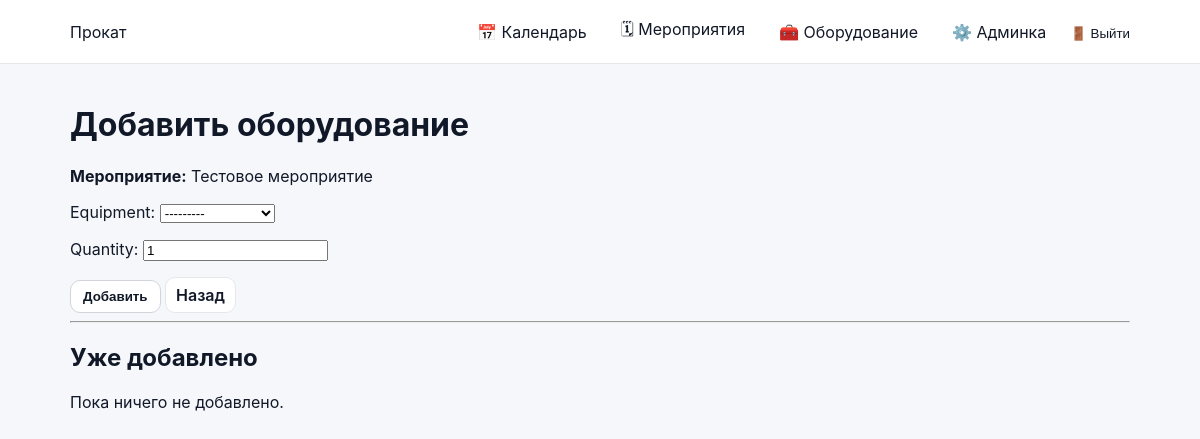
The app's page /events/1/equipment/add/ (signed in), older data.
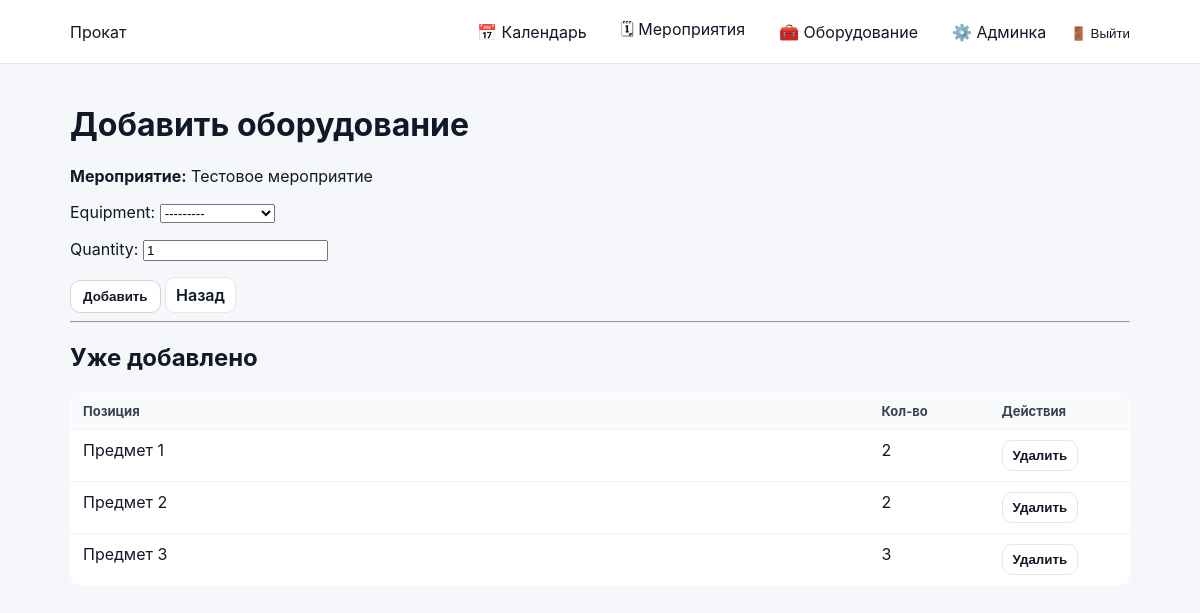
The same page, newer data.
### events/models.py (models this page shows, shortened)
class EventEquipment(models.Model):
    event = models.ForeignKey(
        Event,
        on_delete=models.CASCADE,
        related_name='equipment_items'
    )
    equipment = models.ForeignKey(
        Equipment,
        on_delete=models.PROTECT,
        related_name='event_items'
    )
    quantity = models.PositiveIntegerField()
    class Meta:
        unique_together = ('event', 'equipment')

### inventory/models.py (models this page shows, shortened)
class Equipment(models.Model):
    STATUS_CHOICES = (
        ('available', 'Доступно'),
        ('rented', 'В прокате'),
        ('broken', 'Неисправно'),
    )
    name = models.CharField(max_length=200)
    category = models.ForeignKey(
        EquipmentCategory,
        on_delete=models.PROTECT,
        related_name='equipment'
    )
    serial_number = models.CharField(max_length=100, blank=True, null=True)
    quantity_total = models.PositiveIntegerField()
    location = models.CharField(max_length=200, blank=True)
    status = models.CharField(max_length=20, choices=STATUS_CHOICES, default='available')
    notes = models.TextField(blank=True)
    def __str__(self):
        return f"{self.name} ({self.quantity_total})"

### events/views.py (the view)
# urls.py: path('events/<int:event_id>/equipment/add/', event_equipment_add_view, name='event_equipment_add'),
@login_required
def event_equipment_add_view(request, event_id):
    event = get_object_or_404(Event, id=event_id)
    if not user_can_edit_event_equipment(request.user):
        return HttpResponseForbidden("Недостаточно прав")
    if request.method == "POST":
        form = EventEquipmentForm(request.POST, event=event)
        form.instance.event = event
        if form.is_valid():
            eq = form.cleaned_data["equipment"]
            qty = int(form.cleaned_data["quantity"])
            item, created = EventEquipment.objects.get_or_create(
                event=event,
                equipment=eq,
                defaults={"quantity": qty},
            )
            if not created:
                item.quantity = item.quantity + qty
                item.save(update_fields=["quantity"])
            return redirect("event_detail", event_id=event.id)
    else:
        form = EventEquipmentForm(event=event)
        form.instance.event = event
    equipment_items = (
        EventEquipment.objects
        .filter(event=event)
        .select_related("equipment")
        .order_by("equipment__name")
    )
    return render(
        request,
        "events/event_equipment_add.html",
        {
            "event": event,
            "form": form,
            "equipment_items": equipment_items,
        },
    )

### events/forms.py
class EventEquipmentForm(forms.ModelForm):
    class Meta:
        model = EventEquipment
        fields = ["equipment", "quantity"]
    def __init__(self, *args, **kwargs):
        self.event = kwargs.pop("event", None)  # <-- ключевая строка (чинит ошибку)
        super().__init__(*args, **kwargs)
        self.fields["equipment"].queryset = Equipment.objects.all().order_by("name")
        self.fields["quantity"].min_value = 0
        self.fields["quantity"].initial = 1

### accounts/context_processors.py (called while the page is built)
def authz_flags(request):
    user = getattr(request, "user", None)
    return {
        "is_manager": is_manager(user),
        "is_senior_engineer": is_senior_engineer(user),
        "is_engineer": is_engineer(user),
        "can_manage_staff": can_manage_staff(user),
        "can_edit_event_card": can_edit_event_card(user),
        "can_edit_event_equipment": can_edit_event_equipment(user),
        "can_edit_inventory": can_edit_inventory(user),
    }

### accounts/permissions.py (called while the page is built)
def is_super(user) -> bool:
    return bool(user and user.is_authenticated and getattr(user, "is_superuser", False))

def is_manager(user) -> bool:
    return is_super(user) or _in_group(user, ROLE_MANAGER)

def can_manage_staff(user) -> bool:
    return is_manager(user)

### events/templates/events/event_equipment_add.html (shortened to what this page needs)
{% extends "base.html" %}
{% block content %}
<h1>Добавить оборудование</h1>
<p><strong>Мероприятие:</strong> <a href="{% url 'event_detail' event.id %}">{{ event.name }}</a></p>
<form method="post">
    {{ form.as_p }}
    <button type="submit" class="btn">Добавить</button>
    <a class="btn-secondary" href="{% url 'event_detail' event.id %}">Назад</a>
</form>
<hr>
<h2>Уже добавлено</h2>
{% if equipment_items %}
    <table class="list-table">
        <thead>
            <tr>
                <th>Позиция</th>
                <th style="width:120px;">Кол-во</th>
                <th style="width:140px;">Действия</th>
            </tr>
        </thead>
        <tbody>
            {% for item in equipment_items %}
            <tr>
                <td>{{ item.equipment.name }}</td>
                <td>{{ item.quantity }}</td>
                <td>
                    <form method="post" action="{% url 'event_equipment_delete' event.id item.id %}">
                        <button type="submit" class="btn-secondary">Удалить</button>
                    </form>
                </td>
            </tr>
            {% endfor %}
        </tbody>
    </table>
{% else %}
    <p>Пока ничего не добавлено.</p>
{% endif %}
{% endblock %}

Row changes from the older to the newer data that the page shows:
added EventEquipment: equipment.name "Предмет 1", quantity "2"
added EventEquipment: equipment.name "Предмет 2", quantity "2"
added EventEquipment: equipment.name "Предмет 3", quantity "3"
Text that changed along with them:
text no longer shown: "Пока ничего не добавлено."
text now shown: "Позиция Кол-во Действия"
